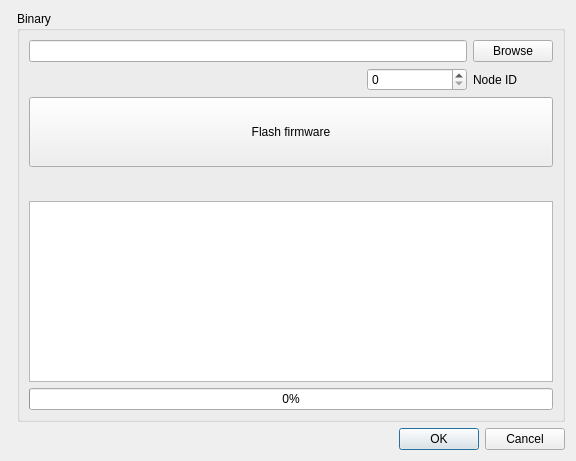
<?xml version="1.0" encoding="UTF-8"?>
<ui version="4.0">
 <class>LoadBinDialog</class>
 <widget class="QDialog" name="LoadBinDialog">
  <property name="geometry">
   <rect>
    <x>0</x>
    <y>0</y>
    <width>576</width>
    <height>461</height>
   </rect>
  </property>
  <property name="windowTitle">
   <string>Load Binary</string>
  </property>
  <layout class="QGridLayout" name="gridLayout">
   <item row="2" column="0" colspan="2">
    <widget class="QDialogButtonBox" name="buttonBox">
     <property name="orientation">
      <enum>Qt::Horizontal</enum>
     </property>
     <property name="standardButtons">
      <set>QDialogButtonBox::Cancel|QDialogButtonBox::Ok</set>
     </property>
    </widget>
   </item>
   <item row="0" column="1">
    <widget class="QGroupBox" name="groupBox">
     <property name="title">
      <string>Binary</string>
     </property>
     <layout class="QGridLayout" name="gridLayout_2">
      <item row="0" column="2">
       <widget class="QPushButton" name="browse">
        <property name="text">
         <string>Browse</string>
        </property>
       </widget>
      </item>
      <item row="2" column="0" colspan="3">
       <widget class="QPushButton" name="flash">
        <property name="sizePolicy">
         <sizepolicy hsizetype="Minimum" vsizetype="Fixed">
          <horstretch>0</horstretch>
          <verstretch>0</verstretch>
         </sizepolicy>
        </property>
        <property name="minimumSize">
         <size>
          <width>0</width>
          <height>70</height>
         </size>
        </property>
        <property name="focusPolicy">
         <enum>Qt::TabFocus</enum>
        </property>
        <property name="text">
         <string>Flash firmware</string>
        </property>
       </widget>
      </item>
      <item row="4" column="0" colspan="3">
       <widget class="QTextEdit" name="terminal">
        <property name="sizePolicy">
         <sizepolicy hsizetype="Expanding" vsizetype="Preferred">
          <horstretch>0</horstretch>
          <verstretch>0</verstretch>
         </sizepolicy>
        </property>
        <property name="font">
         <font>
          <family>Monospace</family>
         </font>
        </property>
        <property name="focusPolicy">
         <enum>Qt::NoFocus</enum>
        </property>
        <property name="readOnly">
         <bool>true</bool>
        </property>
       </widget>
      </item>
      <item row="6" column="0" colspan="3">
       <widget class="QProgressBar" name="progress">
        <property name="value">
         <number>0</number>
        </property>
       </widget>
      </item>
      <item row="1" column="1">
       <widget class="QSpinBox" name="nodeid">
        <property name="minimumSize">
         <size>
          <width>100</width>
          <height>0</height>
         </size>
        </property>
        <property name="maximum">
         <number>65535</number>
        </property>
        <property name="displayIntegerBase">
         <number>16</number>
        </property>
       </widget>
      </item>
      <item row="1" column="2">
       <widget class="QLabel" name="label">
        <property name="text">
         <string>Node ID</string>
        </property>
       </widget>
      </item>
      <item row="3" column="1" colspan="2">
       <spacer name="verticalSpacer">
        <property name="orientation">
         <enum>Qt::Vertical</enum>
        </property>
        <property name="sizeHint" stdset="0">
         <size>
          <width>20</width>
          <height>40</height>
         </size>
        </property>
       </spacer>
      </item>
      <item row="1" column="0">
       <spacer name="horizontalSpacer">
        <property name="orientation">
         <enum>Qt::Horizontal</enum>
        </property>
        <property name="sizeHint" stdset="0">
         <size>
          <width>40</width>
          <height>20</height>
         </size>
        </property>
       </spacer>
      </item>
      <item row="0" column="0" colspan="2">
       <widget class="QLineEdit" name="path"/>
      </item>
     </layout>
    </widget>
   </item>
  </layout>
 </widget>
 <tabstops>
  <tabstop>path</tabstop>
  <tabstop>browse</tabstop>
  <tabstop>flash</tabstop>
 </tabstops>
 <resources/>
 <connections>
  <connection>
   <sender>buttonBox</sender>
   <signal>accepted()</signal>
   <receiver>LoadBinDialog</receiver>
   <slot>accept()</slot>
   <hints>
    <hint type="sourcelabel">
     <x>257</x>
     <y>451</y>
    </hint>
    <hint type="destinationlabel">
     <x>157</x>
     <y>274</y>
    </hint>
   </hints>
  </connection>
  <connection>
   <sender>buttonBox</sender>
   <signal>rejected()</signal>
   <receiver>LoadBinDialog</receiver>
   <slot>reject()</slot>
   <hints>
    <hint type="sourcelabel">
     <x>325</x>
     <y>451</y>
    </hint>
    <hint type="destinationlabel">
     <x>286</x>
     <y>274</y>
    </hint>
   </hints>
  </connection>
 </connections>
</ui>
